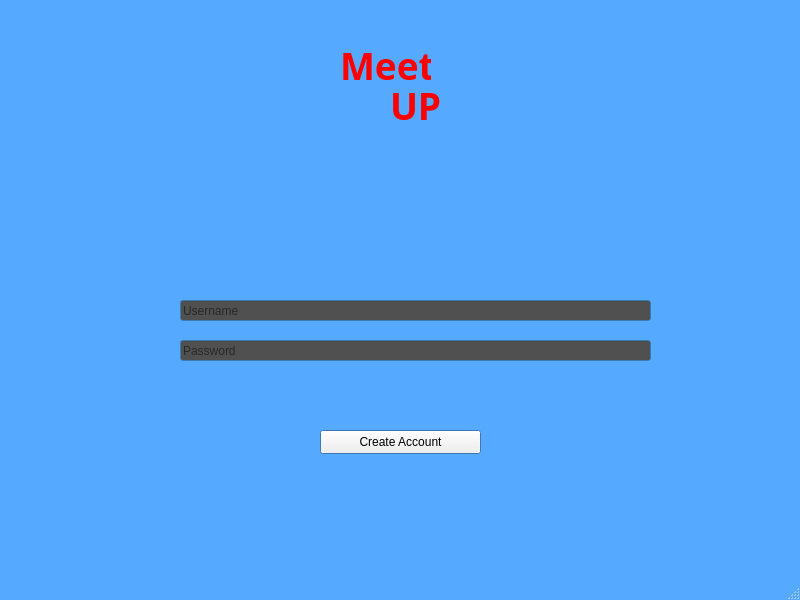
<?xml version="1.0" encoding="UTF-8"?>
<ui version="4.0">
 <class>MainWindow</class>
 <widget class="QMainWindow" name="MainWindow">
  <property name="geometry">
   <rect>
    <x>0</x>
    <y>0</y>
    <width>800</width>
    <height>600</height>
   </rect>
  </property>
  <property name="palette">
   <palette>
    <active>
     <colorrole role="Base">
      <brush brushstyle="SolidPattern">
       <color alpha="255">
        <red>85</red>
        <green>170</green>
        <blue>255</blue>
       </color>
      </brush>
     </colorrole>
     <colorrole role="Window">
      <brush brushstyle="SolidPattern">
       <color alpha="255">
        <red>85</red>
        <green>170</green>
        <blue>255</blue>
       </color>
      </brush>
     </colorrole>
    </active>
    <inactive>
     <colorrole role="Base">
      <brush brushstyle="SolidPattern">
       <color alpha="255">
        <red>85</red>
        <green>170</green>
        <blue>255</blue>
       </color>
      </brush>
     </colorrole>
     <colorrole role="Window">
      <brush brushstyle="SolidPattern">
       <color alpha="255">
        <red>85</red>
        <green>170</green>
        <blue>255</blue>
       </color>
      </brush>
     </colorrole>
    </inactive>
    <disabled>
     <colorrole role="Base">
      <brush brushstyle="SolidPattern">
       <color alpha="255">
        <red>85</red>
        <green>170</green>
        <blue>255</blue>
       </color>
      </brush>
     </colorrole>
     <colorrole role="Window">
      <brush brushstyle="SolidPattern">
       <color alpha="255">
        <red>85</red>
        <green>170</green>
        <blue>255</blue>
       </color>
      </brush>
     </colorrole>
    </disabled>
   </palette>
  </property>
  <property name="windowTitle">
   <string>MainWindow</string>
  </property>
  <widget class="QWidget" name="centralwidget">
   <widget class="QLabel" name="label_2">
    <property name="geometry">
     <rect>
      <x>340</x>
      <y>40</y>
      <width>91</width>
      <height>51</height>
     </rect>
    </property>
    <property name="font">
     <font>
      <family>Ink Free</family>
      <pointsize>25</pointsize>
     </font>
    </property>
    <property name="text">
     <string>&lt;html&gt;&lt;head/&gt;&lt;body&gt;&lt;p&gt;&lt;span style=&quot; font-size:28pt; font-weight:700; color:#ff0000;&quot;&gt;Meet&lt;/span&gt;&lt;/p&gt;&lt;/body&gt;&lt;/html&gt;</string>
    </property>
   </widget>
   <widget class="QLabel" name="label_3">
    <property name="geometry">
     <rect>
      <x>390</x>
      <y>80</y>
      <width>51</width>
      <height>51</height>
     </rect>
    </property>
    <property name="font">
     <font>
      <family>Ink Free</family>
      <pointsize>25</pointsize>
     </font>
    </property>
    <property name="text">
     <string>&lt;html&gt;&lt;head/&gt;&lt;body&gt;&lt;p&gt;&lt;span style=&quot; font-size:28pt; font-weight:700; color:#ff0000;&quot;&gt;UP&lt;/span&gt;&lt;/p&gt;&lt;/body&gt;&lt;/html&gt;</string>
    </property>
   </widget>
   <widget class="QPushButton" name="loginButton">
    <property name="geometry">
     <rect>
      <x>320</x>
      <y>430</y>
      <width>161</width>
      <height>24</height>
     </rect>
    </property>
    <property name="text">
     <string>Create Account</string>
    </property>
   </widget>
   <widget class="QLineEdit" name="password">
    <property name="geometry">
     <rect>
      <x>180</x>
      <y>340</y>
      <width>471</width>
      <height>21</height>
     </rect>
    </property>
    <property name="palette">
     <palette>
      <active>
       <colorrole role="Base">
        <brush brushstyle="SolidPattern">
         <color alpha="255">
          <red>80</red>
          <green>80</green>
          <blue>80</blue>
         </color>
        </brush>
       </colorrole>
      </active>
      <inactive>
       <colorrole role="Base">
        <brush brushstyle="SolidPattern">
         <color alpha="255">
          <red>80</red>
          <green>80</green>
          <blue>80</blue>
         </color>
        </brush>
       </colorrole>
      </inactive>
      <disabled/>
     </palette>
    </property>
    <property name="placeholderText">
     <string>Password</string>
    </property>
   </widget>
   <widget class="QLineEdit" name="username">
    <property name="geometry">
     <rect>
      <x>180</x>
      <y>300</y>
      <width>471</width>
      <height>21</height>
     </rect>
    </property>
    <property name="palette">
     <palette>
      <active>
       <colorrole role="Base">
        <brush brushstyle="SolidPattern">
         <color alpha="255">
          <red>80</red>
          <green>80</green>
          <blue>80</blue>
         </color>
        </brush>
       </colorrole>
      </active>
      <inactive>
       <colorrole role="Base">
        <brush brushstyle="SolidPattern">
         <color alpha="255">
          <red>80</red>
          <green>80</green>
          <blue>80</blue>
         </color>
        </brush>
       </colorrole>
      </inactive>
      <disabled/>
     </palette>
    </property>
    <property name="placeholderText">
     <string>Username</string>
    </property>
   </widget>
  </widget>
  <widget class="QMenuBar" name="menubar">
   <property name="geometry">
    <rect>
     <x>0</x>
     <y>0</y>
     <width>800</width>
     <height>33</height>
    </rect>
   </property>
  </widget>
  <widget class="QStatusBar" name="statusbar"/>
 </widget>
 <resources/>
 <connections/>
</ui>
